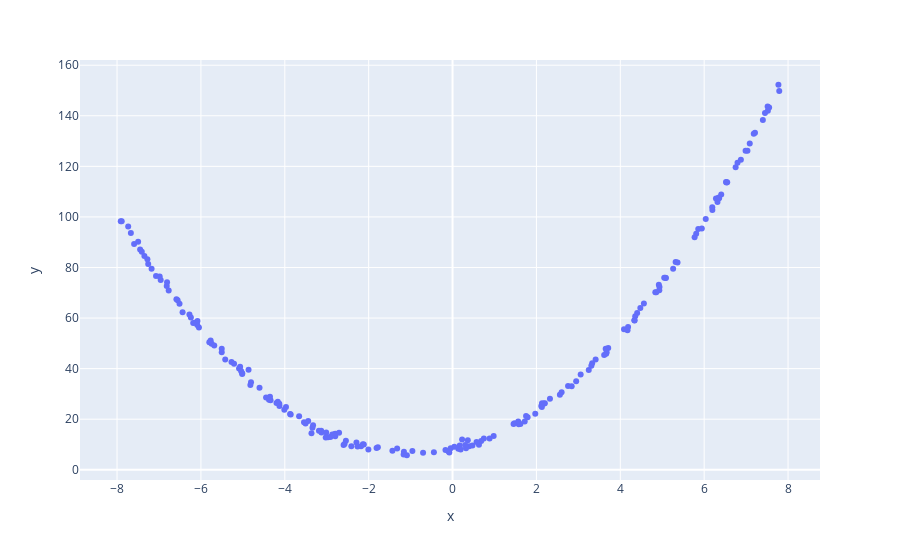

Notebook source saved alongside this figure:
### Markdown cell above
<p dir=rtl style="direction: rtl;text-align: right;line-height:200%;font-family:vazir;font-size:medium">
<font face="vazir" size=3>
در سلول زیر 
<code>scatter plot</code>
داده های تولید شده را رسم کنید.
  </font>
</p>

### Code cell
#scatter plot of X_poly and y_poly
fig_scatter = px.scatter(x = X_poly , y = y_poly)
#show the plot
fig_scatter.show()

### Figure 1 — Plotly figure (JSON) as saved in the notebook; plotly's stock layout.template omitted (floating-point values rounded to 4 significant figures; data arrays with more than 128 entries replaced by an {"elided": "..."} marker saying what was removed)
{"data": [{"hovertemplate": "x=%{x}<br>y=%{y}<extra></extra>", "legendgroup": "", "marker": {"color": "#636efa", "symbol": "circle"}, "mode": "markers", "name": "", "orientation": "v", "showlegend": false, "type": "scatter", "x": {"elided": "200 float values"}, "xaxis": "x", "y": {"elided": "200 float values"}, "yaxis": "y"}], "layout": {"legend": {"tracegroupgap": 0}, "margin": {"t": 60}, "xaxis": {"anchor": "y", "domain": [0, 1], "title": {"text": "x"}}, "yaxis": {"anchor": "x", "domain": [0, 1], "title": {"text": "y"}}}}
